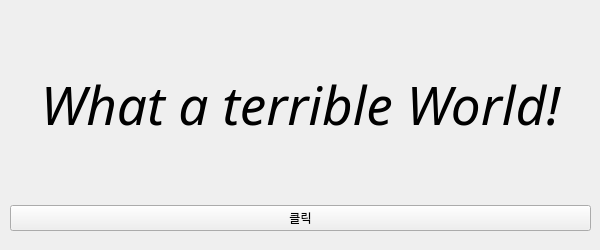
<?xml version="1.0" encoding="UTF-8"?>
<ui version="4.0">
 <class>Form</class>
 <widget class="QWidget" name="Form">
  <property name="geometry">
   <rect>
    <x>0</x>
    <y>0</y>
    <width>600</width>
    <height>250</height>
   </rect>
  </property>
  <property name="maximumSize">
   <size>
    <width>600</width>
    <height>250</height>
   </size>
  </property>
  <property name="font">
   <font>
    <family>NanumGothicCoding</family>
   </font>
  </property>
  <property name="windowTitle">
   <string>네번째 QT앱</string>
  </property>
  <widget class="QWidget" name="verticalLayoutWidget">
   <property name="geometry">
    <rect>
     <x>10</x>
     <y>10</y>
     <width>581</width>
     <height>221</height>
    </rect>
   </property>
   <layout class="QVBoxLayout" name="verticalLayout">
    <item>
     <widget class="QLabel" name="label">
      <property name="font">
       <font>
        <family>Brush Script MT</family>
        <pointsize>40</pointsize>
        <italic>true</italic>
       </font>
      </property>
      <property name="styleSheet">
       <string notr="true">color : 'red';
background-color : 'black';</string>
      </property>
      <property name="text">
       <string>What a terrible World!</string>
      </property>
      <property name="alignment">
       <set>Qt::AlignCenter</set>
      </property>
     </widget>
    </item>
    <item>
     <widget class="QPushButton" name="btnMsg">
      <property name="text">
       <string>클릭</string>
      </property>
     </widget>
    </item>
   </layout>
  </widget>
 </widget>
 <resources/>
 <connections/>
</ui>
